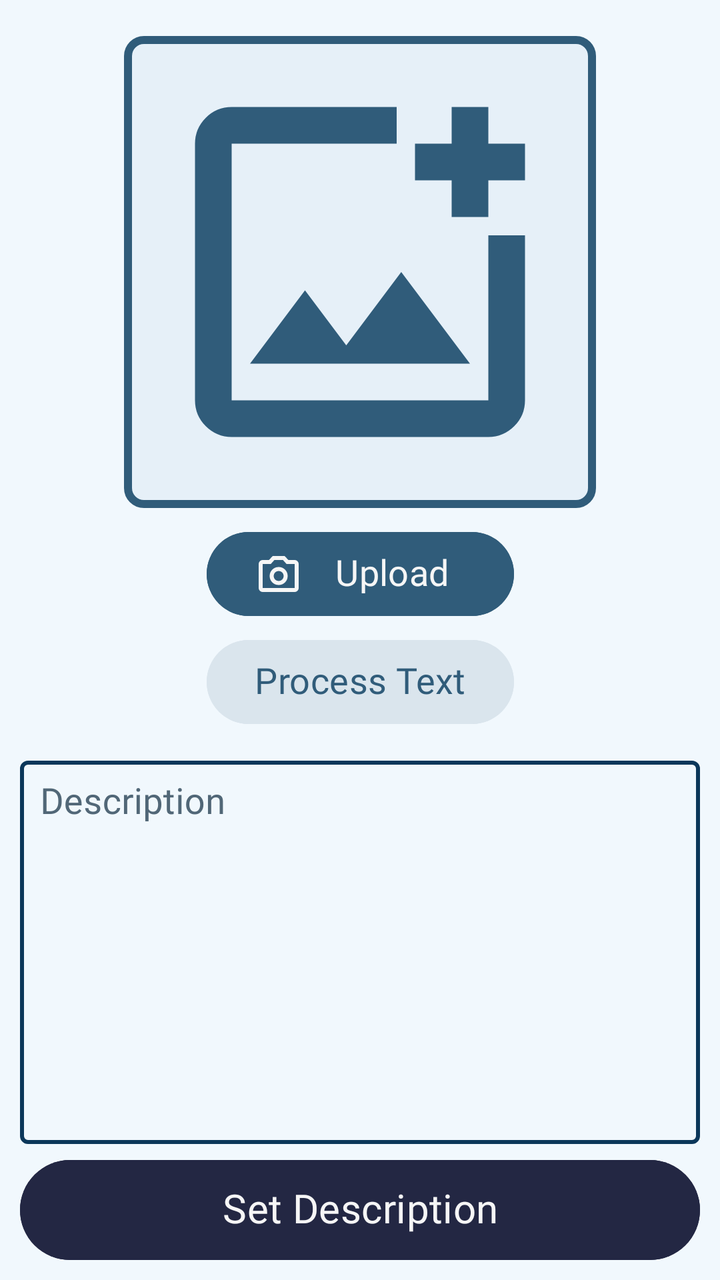
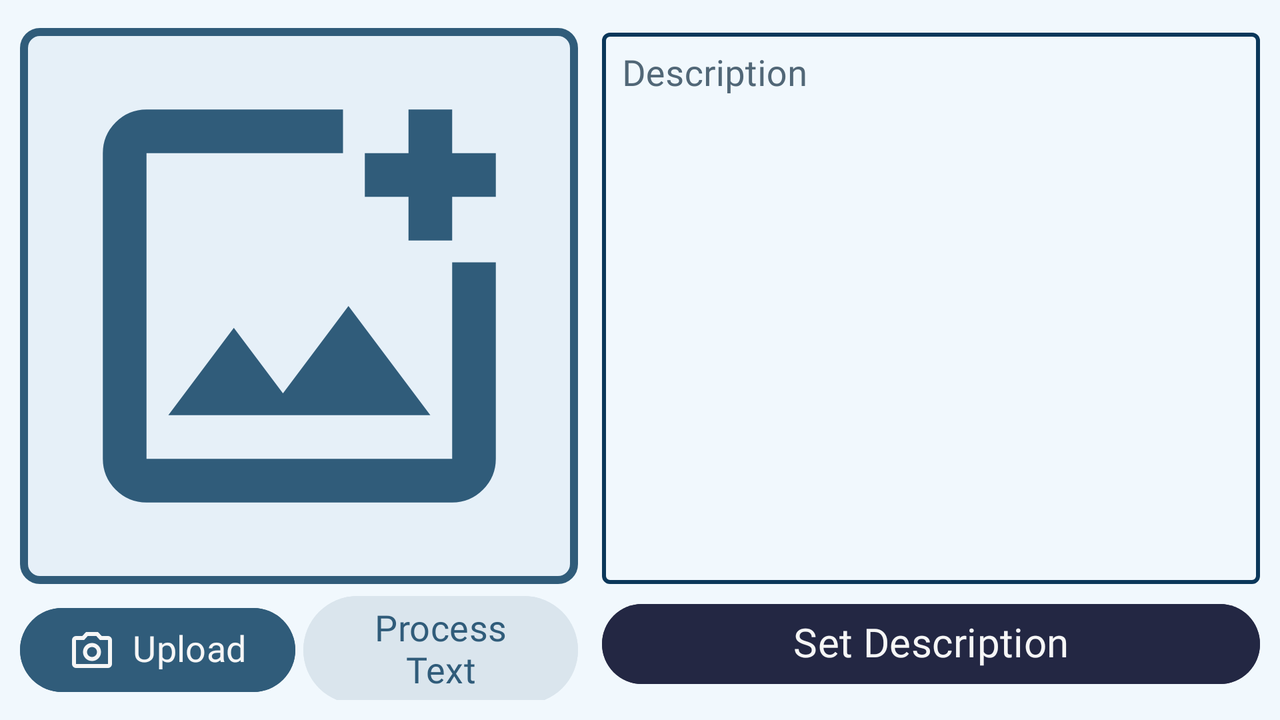

Compare how this app lays out the same screen by default and in its alternative resource folder. The renders come first, then the two layout files and the values they reference.
<!-- AndroidManifest.xml: application theme Theme.StudyPlannerApp -->
<!-- res/layout/fragment_text_recognition.xml -->
<?xml version="1.0" encoding="utf-8"?>
<androidx.constraintlayout.widget.ConstraintLayout xmlns:android="http://schemas.android.com/apk/res/android"
    xmlns:app="http://schemas.android.com/apk/res-auto"
    xmlns:tools="http://schemas.android.com/tools"
    android:layout_width="match_parent"
    android:layout_height="match_parent"
    android:padding="10dp"
    android:background="#F1F8FD"
    tools:context=".ui.text_recognition.TextRecognitionFragment">


    <ImageView
        android:id="@+id/descriptionImage"
        android:layout_width="0dp"
        android:layout_height="0dp"
        android:layout_marginTop="8dp"
        android:layout_marginBottom="4dp"
        android:background="@drawable/rounded_image_background"
        android:padding="8dp"

        android:src="@drawable/icon_image"
        app:layout_constraintBottom_toTopOf="@+id/guideline6"
        app:layout_constraintDimensionRatio="1:1"
        app:layout_constraintEnd_toEndOf="parent"
        app:layout_constraintStart_toStartOf="parent"
        app:layout_constraintTop_toTopOf="parent"
        app:layout_constraintVertical_bias="0.0"
        android:contentDescription="Description image for recognize" />

    <androidx.constraintlayout.widget.Guideline
        android:id="@+id/guideline6"
        android:layout_width="wrap_content"
        android:layout_height="wrap_content"
        android:orientation="horizontal"
        app:layout_constraintGuide_percent="0.4" />

    <Button
        android:id="@+id/uploadBtn"
        style="@style/buttonStyle"
        android:layout_width="0dp"
        android:layout_height="wrap_content"
        android:layout_marginTop="4dp"
        android:backgroundTint="@color/blue_500"
        android:text="@string/upload"
        android:minHeight="50dp"
        android:textColor="#F6F6F6"
        app:icon="@drawable/icon_camera"
        app:iconSize="24dp"
        app:iconTint="#F6F6F6"
        app:layout_constraintEnd_toEndOf="@+id/recognizeTextBtn"
        app:layout_constraintStart_toStartOf="@+id/recognizeTextBtn"
        app:layout_constraintTop_toTopOf="@+id/guideline6" />

    <com.google.android.material.textfield.TextInputLayout
        android:id="@+id/recognizedDescriptionLayout"
        style="@style/editTextStyle"
        android:layout_width="0dp"
        android:layout_height="0dp"
        android:layout_marginTop="8dp"
        android:layout_marginBottom="8dp"
        android:maxHeight="220dp"
        android:textColorHint="@color/hint_color"
        app:endIconDrawable="@drawable/icon_remove"
        app:endIconMode="clear_text"
        android:theme="@style/TextInputLayoutAppearance"
        app:layout_constraintBottom_toTopOf="@+id/setDescriptionBtn"
        app:layout_constraintEnd_toEndOf="parent"
        app:layout_constraintHorizontal_bias="0.5"
        app:layout_constraintStart_toStartOf="parent"
        app:layout_constraintTop_toBottomOf="@+id/recognizeTextBtn">

        <com.google.android.material.textfield.TextInputEditText
            android:id="@+id/recognizedDescription"
            android:layout_width="match_parent"
            android:layout_height="match_parent"
            android:gravity="top"
            android:hint="@string/description"
            android:inputType="textMultiLine"
            android:minLines="7"
            android:padding="10dp" />

    </com.google.android.material.textfield.TextInputLayout>

    <Button
        android:id="@+id/recognizeTextBtn"
        style="@style/buttonStyle"
        android:layout_width="wrap_content"
        android:layout_height="wrap_content"
        android:layout_marginTop="4dp"
        android:minHeight="50dp"
        android:backgroundTint="#DAE5ED"
        android:text="@string/process_text"
        android:textColor="@color/blue_500"
        app:layout_constraintEnd_toEndOf="parent"
        app:layout_constraintStart_toStartOf="parent"
        app:layout_constraintTop_toBottomOf="@+id/uploadBtn" />

    <Button
        android:id="@+id/setDescriptionBtn"
        style="@style/buttonStyle"
        android:layout_width="0dp"
        android:layout_height="wrap_content"
        android:backgroundTint="#232743"
        android:text="@string/set_description"
        android:textSize="20sp"
        android:textColor="#F6F6F6"
        android:insetTop="0dp"
        android:insetBottom="0dp"
        android:minHeight="50dp"
        app:layout_constraintBottom_toBottomOf="parent"
        app:layout_constraintEnd_toEndOf="parent"
        app:layout_constraintStart_toStartOf="parent" />

    <ProgressBar
        android:id="@+id/textProgressBar"
        style="?android:attr/progressBarStyle"
        android:layout_width="wrap_content"
        android:layout_height="wrap_content"
        android:visibility="gone"
        app:layout_constraintBottom_toBottomOf="@+id/recognizedDescriptionLayout"
        app:layout_constraintEnd_toEndOf="@+id/recognizedDescriptionLayout"
        app:layout_constraintStart_toStartOf="@+id/recognizedDescriptionLayout"
        app:layout_constraintTop_toTopOf="@+id/recognizedDescriptionLayout" />


</androidx.constraintlayout.widget.ConstraintLayout>
<!-- resources referenced by this layout -->
<resources>
  <color name="blue_500">#305C7A</color>
  <color name="hint_color">#516777</color>
  <!-- drawable icon_image (drawable) -->
  <vector xmlns:android="http://schemas.android.com/apk/res/android"
      android:width="24dp"
      android:height="24dp"
      android:viewportWidth="960"
      android:viewportHeight="960"
      android:tint="@color/blue_500">
      <path android:fillColor="@android:color/white"
          android:pathData="M200,840Q167,840 143.5,816.5Q120,793 120,760L120,200Q120,167 143.5,143.5Q167,120 200,120L560,120L560,200L200,200Q200,200 200,200Q200,200 200,200L200,760Q200,760 200,760Q200,760 200,760L760,760Q760,760 760,760Q760,760 760,760L760,400L840,400L840,760Q840,793 816.5,816.5Q793,840 760,840L200,840ZM680,360L680,280L600,280L600,200L680,200L680,120L760,120L760,200L840,200L840,280L760,280L760,360L680,360ZM240,680L720,680L570,480L450,640L360,520L240,680ZM200,200L200,320L200,320L200,400L200,400L200,760Q200,760 200,760Q200,760 200,760L200,760Q200,760 200,760Q200,760 200,760L200,200Q200,200 200,200Q200,200 200,200Z"/>
  </vector>
  <!-- drawable icon_remove (drawable) -->
  <vector xmlns:android="http://schemas.android.com/apk/res/android"
      android:width="24dp"
      android:height="24dp"
      android:viewportWidth="960"
      android:viewportHeight="960"
      android:tint="?attr/colorControlNormal">
      <path android:fillColor="@android:color/white"
          android:pathData="M256,760L200,704L424,480L200,256L256,200L480,424L704,200L760,256L536,480L760,704L704,760L480,536L256,760Z"/>
  </vector>
  <!-- drawable rounded_image_background (drawable) -->
  <?xml version="1.0" encoding="utf-8"?>
  <shape xmlns:android="http://schemas.android.com/apk/res/android"
      android:shape="rectangle">
  
      <corners android:radius="8dp" />
      <solid android:color="#E6F0F8" />
  
      <stroke
          android:width="4dp"
          android:color="@color/blue_500"/>
  </shape>
  <string name="description">Description</string>
  <string name="process_text">Process Text</string>
  <string name="set_description">Set Description</string>
  <string name="upload">Upload</string>
  <style name="TextInputLayoutAppearance" parent="Widget.MaterialComponents.TextInputLayout.OutlinedBox">
          <item name="colorControlNormal">@color/blue_300</item>
          <item name="colorControlActivated">@color/blue_500</item>
          <item name="colorControlHighlight">@color/blue_400</item>
      </style>
  <style name="editTextStyle" parent="ThemeOverlay.Material3.TextInputEditText.OutlinedBox.Dense">
          <item name="boxStrokeColor">@color/edit_text_color_selector</item>
          <item name="boxStrokeWidth">2dp</item>
          <item name="hintTextColor">@color/edit_text_color_selector</item>
          <item name="shapeAppearanceSmallComponent">@style/ShapeAppearance.App.SmallComponent</item>
          <item name="colorControlActivated">@color/edit_text_color_selector</item>
          <item name="hintTextAppearance">@style/TextAppearance.Material3.BodyMedium</item>
      </style>
  <style name="Theme.StudyPlannerApp" parent="Base.Theme.StudyPlannerApp" />
  <color name="blue_300">#A6D8FF</color>
  <color name="blue_400">#96BCDA</color>
  <style name="ShapeAppearance.App.SmallComponent" parent="ShapeAppearance.Material3.SmallComponent">
          <item name="cornerFamily">cut</item>
      </style>
  <style name="Base.Theme.StudyPlannerApp" parent="Theme.Material3.DayNight.NoActionBar">
          
          
          <item name="fontFamily">@font/poppins</item>
          <item name="android:textSize">18sp</item>
          <item name="android:includeFontPadding">false</item>
  
      </style>
</resources>
<!-- res/layout-land/fragment_text_recognition.xml (the repository's variant of the layout above) -->
<!-- drawn on the phone turned sideways -->
<?xml version="1.0" encoding="utf-8"?>
<androidx.constraintlayout.widget.ConstraintLayout xmlns:android="http://schemas.android.com/apk/res/android"
    xmlns:app="http://schemas.android.com/apk/res-auto"
    xmlns:tools="http://schemas.android.com/tools"
    android:layout_width="match_parent"
    android:layout_height="match_parent"
    android:background="#F1F8FD"
    android:padding="10dp">

    <ImageView
        android:id="@+id/descriptionImage"
        android:layout_width="0dp"
        android:layout_height="0dp"
        android:layout_marginTop="4dp"
        android:layout_marginBottom="8dp"
        android:background="@drawable/rounded_image_background"
        android:padding="8dp"
        android:src="@drawable/icon_image"
        app:layout_constraintBottom_toTopOf="@+id/uploadBtn"
        app:layout_constraintEnd_toStartOf="@+id/guideline7"
        app:layout_constraintStart_toStartOf="parent"
        app:layout_constraintTop_toTopOf="parent" />

    <androidx.constraintlayout.widget.Guideline
        android:id="@+id/guideline7"
        android:layout_width="wrap_content"
        android:layout_height="wrap_content"
        android:orientation="vertical"
        app:layout_constraintGuide_percent="0.45" />

    <Button
        android:id="@+id/uploadBtn"
        style="@style/buttonStyle"
        android:layout_width="0dp"
        android:layout_height="wrap_content"
        android:layout_marginEnd="2dp"
        android:backgroundTint="@color/blue_500"
        android:minHeight="50dp"
        android:text="@string/upload"
        android:textColor="#F6F6F6"
        app:icon="@drawable/icon_camera"
        app:iconSize="24dp"
        app:iconTint="#F6F6F6"
        app:layout_constraintBottom_toBottomOf="parent"
        app:layout_constraintEnd_toStartOf="@+id/recognizeTextBtn"
        app:layout_constraintHorizontal_bias="0.5"
        app:layout_constraintStart_toStartOf="parent" />

    <Button
        android:id="@+id/recognizeTextBtn"
        style="@style/buttonStyle"
        android:layout_width="0dp"
        android:layout_height="wrap_content"
        android:layout_marginStart="2dp"
        android:backgroundTint="#DAE5ED"
        android:text="@string/process_text"
        android:textColor="@color/blue_500"
        app:layout_constraintBottom_toBottomOf="parent"
        app:layout_constraintEnd_toStartOf="@+id/guideline7"
        app:layout_constraintHorizontal_bias="0.5"
        app:layout_constraintStart_toEndOf="@+id/uploadBtn"
        app:layout_constraintTop_toTopOf="@+id/uploadBtn" />

    <com.google.android.material.textfield.TextInputLayout
        android:id="@+id/recognizedDescriptionLayout"
        style="@style/editTextStyle"
        android:layout_width="0dp"
        android:layout_height="0dp"
        android:layout_marginStart="12dp"
        android:maxHeight="220dp"
        android:textColorHint="@color/hint_color"
        android:theme="@style/TextInputLayoutAppearance"
        app:layout_constraintBottom_toBottomOf="@+id/descriptionImage"
        app:layout_constraintEnd_toEndOf="parent"
        app:layout_constraintStart_toStartOf="@+id/guideline7"
        app:layout_constraintTop_toTopOf="parent">

        <com.google.android.material.textfield.TextInputEditText
            android:id="@+id/recognizedDescription"
            android:layout_width="match_parent"
            android:layout_height="match_parent"
            android:gravity="top"
            android:hint="@string/description"
            android:inputType="textMultiLine"
            android:minLines="7"
            android:padding="10dp"
            tools:layout_editor_absoluteX="10dp"
            tools:layout_editor_absoluteY="10dp" />
    </com.google.android.material.textfield.TextInputLayout>

    <Button
        android:id="@+id/setDescriptionBtn"
        style="@style/buttonStyle"
        android:layout_width="0dp"
        android:layout_height="wrap_content"
        android:backgroundTint="#232743"
        android:text="@string/set_description"
        android:textColor="#F6F6F6"
        android:textSize="20sp"
        app:layout_constraintBottom_toBottomOf="parent"
        app:layout_constraintEnd_toEndOf="@+id/recognizedDescriptionLayout"
        app:layout_constraintStart_toStartOf="@+id/recognizedDescriptionLayout"
        app:layout_constraintTop_toTopOf="@+id/recognizeTextBtn" />

    <ProgressBar
        android:id="@+id/textProgressBar"
        style="?android:attr/progressBarStyle"
        android:layout_width="wrap_content"
        android:layout_height="wrap_content"
        android:visibility="gone"
        app:layout_constraintBottom_toBottomOf="@+id/recognizedDescriptionLayout"
        app:layout_constraintEnd_toEndOf="@+id/recognizedDescriptionLayout"
        app:layout_constraintStart_toStartOf="@+id/recognizedDescriptionLayout"
        app:layout_constraintTop_toTopOf="@+id/recognizedDescriptionLayout" />

</androidx.constraintlayout.widget.ConstraintLayout>
<!-- resources referenced by the variant -->
<!-- as the phone turned sideways resolves them -->
<resources>
  <color name="blue_500">#305C7A</color>
  <color name="hint_color">#516777</color>
  <!-- drawable icon_image (drawable) -->
  <vector xmlns:android="http://schemas.android.com/apk/res/android"
      android:width="24dp"
      android:height="24dp"
      android:viewportWidth="960"
      android:viewportHeight="960"
      android:tint="@color/blue_500">
      <path android:fillColor="@android:color/white"
          android:pathData="M200,840Q167,840 143.5,816.5Q120,793 120,760L120,200Q120,167 143.5,143.5Q167,120 200,120L560,120L560,200L200,200Q200,200 200,200Q200,200 200,200L200,760Q200,760 200,760Q200,760 200,760L760,760Q760,760 760,760Q760,760 760,760L760,400L840,400L840,760Q840,793 816.5,816.5Q793,840 760,840L200,840ZM680,360L680,280L600,280L600,200L680,200L680,120L760,120L760,200L840,200L840,280L760,280L760,360L680,360ZM240,680L720,680L570,480L450,640L360,520L240,680ZM200,200L200,320L200,320L200,400L200,400L200,760Q200,760 200,760Q200,760 200,760L200,760Q200,760 200,760Q200,760 200,760L200,200Q200,200 200,200Q200,200 200,200Z"/>
  </vector>
  <!-- drawable rounded_image_background (drawable) -->
  <?xml version="1.0" encoding="utf-8"?>
  <shape xmlns:android="http://schemas.android.com/apk/res/android"
      android:shape="rectangle">
  
      <corners android:radius="8dp" />
      <solid android:color="#E6F0F8" />
  
      <stroke
          android:width="4dp"
          android:color="@color/blue_500"/>
  </shape>
  <string name="description">Description</string>
  <string name="process_text">Process Text</string>
  <string name="set_description">Set Description</string>
  <string name="upload">Upload</string>
  <style name="TextInputLayoutAppearance" parent="Widget.MaterialComponents.TextInputLayout.OutlinedBox">
          <item name="colorControlNormal">@color/blue_300</item>
          <item name="colorControlActivated">@color/blue_500</item>
          <item name="colorControlHighlight">@color/blue_400</item>
      </style>
  <style name="editTextStyle" parent="ThemeOverlay.Material3.TextInputEditText.OutlinedBox.Dense">
          <item name="boxStrokeColor">@color/edit_text_color_selector</item>
          <item name="boxStrokeWidth">2dp</item>
          <item name="hintTextColor">@color/edit_text_color_selector</item>
          <item name="shapeAppearanceSmallComponent">@style/ShapeAppearance.App.SmallComponent</item>
          <item name="colorControlActivated">@color/edit_text_color_selector</item>
          <item name="hintTextAppearance">@style/TextAppearance.Material3.BodyMedium</item>
      </style>
  <style name="Theme.StudyPlannerApp" parent="Base.Theme.StudyPlannerApp" />
  <color name="blue_300">#A6D8FF</color>
  <color name="blue_400">#96BCDA</color>
  <style name="ShapeAppearance.App.SmallComponent" parent="ShapeAppearance.Material3.SmallComponent">
          <item name="cornerFamily">cut</item>
      </style>
  <style name="Base.Theme.StudyPlannerApp" parent="Theme.Material3.DayNight.NoActionBar">
          
          
          <item name="fontFamily">@font/poppins</item>
          <item name="android:textSize">18sp</item>
          <item name="android:includeFontPadding">false</item>
  
      </style>
</resources>
